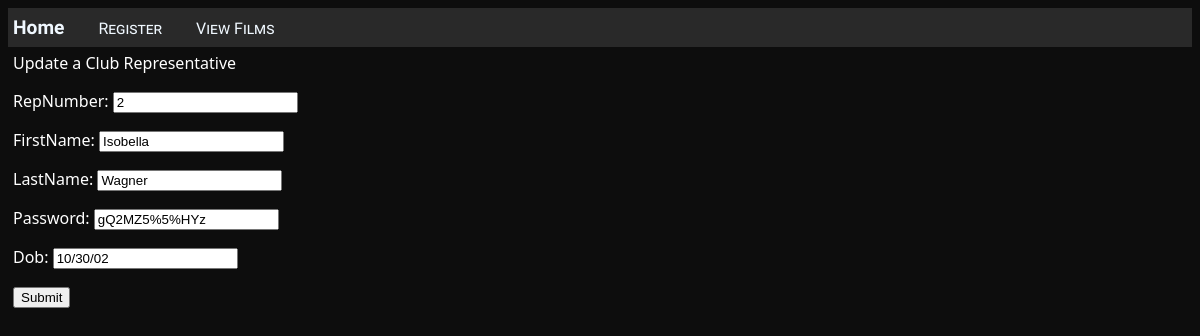
Page /update/35 on the committed database.
### desd_assignment/models.py (models this page shows)
class ClubRep(models.Model):
    repNumber = models.PositiveIntegerField()
    firstName = models.CharField(max_length=100)#add a default value cause of id generation
    lastName = models.CharField(max_length=500)
    password = models.CharField(max_length=100)
    dob = models.CharField(max_length=10)

### desd_assignment/views.py (the view)
# urls.py: path('update/<int:id>', views.ClubRepresentative.update, name='update'),
    def update(request, id):
        mymember = ClubRep.objects.get(id=id)
        form = UpdateForm(instance=mymember)
        if request.method == 'POST':
            form = UpdateForm(request.POST,instance=mymember)
            repNumber = request.POST['repNumber']
            firstName = request.POST['firstName']
            lastName = request.POST['lastName']
            password = request.POST['password']
            dob = request.POST['dob']
            image = request.POST
            member = ClubRep.objects.get(id=id)
            member.repNumber = repNumber
            member.firstName = firstName
            member.lastName = lastName
            member.password = password
            member.dob = dob
            member.save()
            if form.is_valid():
                message = form.save(commit=False)
                message.save()
                return redirect("home")
        else:
            return render(request, "desd_assignment/update.html", {"form": form})

### desd_assignment/forms.py
class UpdateForm(forms.ModelForm):
    class Meta:
            model = ClubRep # table data in and out
            fields = ("repNumber","firstName","lastName","password","dob",)

### desd_assignment/templates/desd_assignment/update.html (shortened to what this page needs)
{% extends "desd_assignment/layout.html" %}
{% block content %}
Update a Club Representative
<form action=""  method="POST">
        {{ form.as_p }}
        <input type="submit" name ="Submit">
{% endblock %}

### desd_assignment/static/desd_assignment/mainsite.css (style rules this page uses)
html { background-color: #0d0d0d; color:white }

### rows in the picture
ClubRep: repNumber "2", firstName "Isobella", lastName "Wagner", password "gQ2MZ5%5%HYz", dob "10/30/02"
